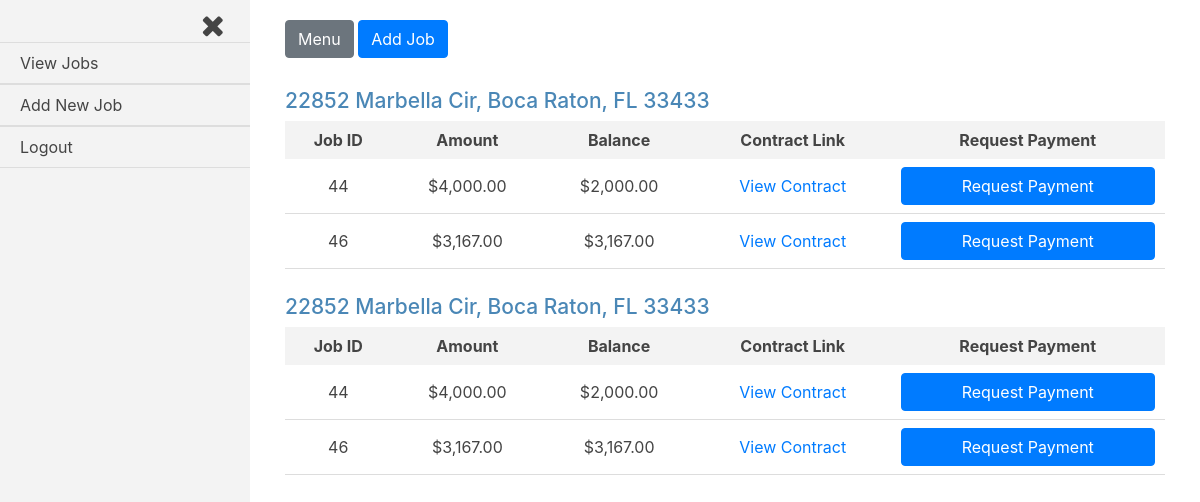
Page /jobs/ (signed in) on the earlier database version.
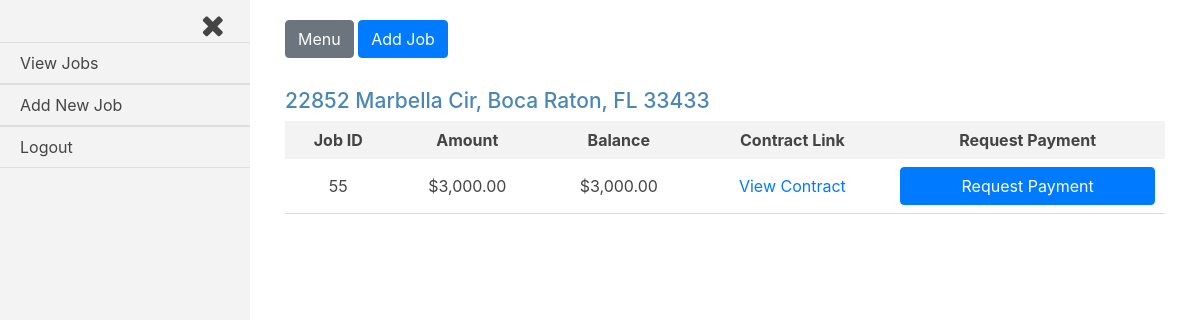
Same page on the later database version.
### jobs/models.py (models this page shows, shortened)
class Current_Worker(models.Model):
    house = models.ForeignKey(House, on_delete=models.CASCADE)
    company = models.ForeignKey(settings.AUTH_USER_MODEL, on_delete=models.CASCADE)
    current = models.BooleanField(default=False)

class House(models.Model):
    address = models.CharField(max_length=250)
    companies = models.ManyToManyField(settings.AUTH_USER_MODEL, through='Current_Worker')
    proposed_jobs = models.BooleanField(default=False)
    pending_payments = models.BooleanField(default=False)
    payment_history = models.BooleanField(default=False)
    completed_jobs = models.BooleanField(default=False)

class Job(models.Model):
    house = models.ForeignKey(House, on_delete=models.CASCADE)
    company = models.ForeignKey(settings.AUTH_USER_MODEL, on_delete=models.CASCADE)
    start_amount = models.DecimalField(max_digits=8, decimal_places=2, default=0.00)
    start_date = models.DateTimeField(auto_now_add=True, blank=True)
    total_paid = models.DecimalField(max_digits=8, decimal_places=2, default=0.00)
    approved = models.BooleanField(default=False)
    def generate_filename(self, filename):
        file_path = 'uploads/{}/{}'.format(str(self.house.address), str(filename))
        return file_path
    document_link = models.FileField(upload_to=generate_filename)
    balance_amount = models.DecimalField(max_digits=8, decimal_places=2, default=0.00)

### jobs/views.py (the view)
@login_required
def index(request):
    current_user = request.user
    current_workers = Current_Worker.objects.filter(company=current_user, current=True)
    jobs = Job.objects.filter(company=current_user, approved=True, balance_amount__gt=0)
    template = loader.get_template('jobs/index.html')
    form = Request_Payment_Form()
    context = {
        'current_workers': current_workers,
        'jobs': jobs,
        'current_user': current_user,
        'form': form,
    }
    if request.method == 'POST':
        form = Request_Payment_Form(request.POST)
        if form.is_valid():
            job_id = int(request.POST.get('job_id'))
            job = Job.objects.filter(id=job_id)
            amount = form.cleaned_data['amount']
            """if the current company already has a pending request for payment for a job for a house,
            do NOT write to the Request_Payment table"""
            house = House.objects.filter(address=job[0].house.address)
            flags = [
                Request_Payment.objects.filter(job=job[0], house=house[0], amount=amount, approved=False),
                House.objects.filter(address=job[0].house.address, pending_payments=True)
            ]
            if not flags[0]:
                payment = Request_Payment(job=job[0], house=house[0], amount=amount, approved=False)
                payment.save()
            if not flags[1]:
                house.update(pending_payments=True)
            return redirect('/jobs/thank_you')
    else:
        form = Request_Payment_Form()
    return HttpResponse(template.render(context, request))

### jobs/forms.py
class Request_Payment_Form(ModelForm, forms.Form):
    class Meta:
        model = Request_Payment
        exclude = ['job', 'approved', 'house', 'approved_date']
        widgets = {
            'amount': forms.HiddenInput(attrs={'step': '0.01'}),
        }
        labels = {
        }

### jobs/templates/jobs/index.html (shortened to what this page needs)
{% extends 'base_login.html' %}
{% load humanize %}
{% load static %}
{% block body_class %}jobs{% endblock body_class %}
{% block content %}
{% for current_worker in current_workers %}
<div class="job-container">
  <div class="house">
    <h3 class="house-address">{{current_worker.house.address}}</h3>
  </div>
  <div class="jobs">
    <table class="job-summary">
      <tr class="job-headings">
        <th>Job ID</th>
        <th>Amount</th>
        <th>Balance</th>
        <th>Contract Link</th>
        <th>Request Payment</th>
      </tr>
      {% for job in jobs %}
      {% if job.house.address == current_worker.house.address %}
      <tr class="job-info">
        <td>{{job.id}}</td>
        <td>${{job.start_amount|intcomma}}</td>
        <td>${{job.balance_amount|intcomma}}</td>
        <td><a href="{{job.document_link.url}}">View Contract</a></td>
        <td>
          <form class="request-payment-form" action="" method="post">
            <input class="btn btn-primary request-payment" type="submit" name="" value="Request Payment">
          </form>
        </td>
      </tr>
      {% endif %}
      {% endfor %}
    </table>
  </div>
</div>
{% endfor %}
{% endblock content %}

### templates/base_login.html (shortened to what this page needs)
{% load static %}
<!DOCTYPE html>
<html lang="en">
<head>
    <link href="https://maxcdn.bootstrapcdn.com/bootstrap/4.0.0/css/bootstrap.min.css" rel="stylesheet">
    <link href="https://maxcdn.bootstrapcdn.com/font-awesome/4.7.0/css/font-awesome.min.css" rel="stylesheet">
    <link rel="stylesheet" href="{% static 'logged-in.css' %}">
</head>
<body class="{% block body_class %}{% endblock body_class %}">
  <div id="wrapper" class="toggled">
      <div id="sidebar-wrapper">
          <div class="close-nav" href="#"><i class="fa fa-times"></i></div>
          <ul class="sidebar-nav">
              <li>
                  <a href="../jobs">View Jobs</a>
              </li>
              <li>
                  <a href="../addjob">Add New Job</a>
              </li>
              <li>
                  <a href="/accounts/logout">Logout</a>
              </li>
          </ul>
      </div>
      <div id="page-content-wrapper">
          <div class="container-fluid">
              <div class="btn-options-container">
                <a href="#menu-toggle" class="btn btn-secondary" id="menu-toggle">Menu</a>
                <a href="../addjob" class="btn btn-primary" id="add-job">Add Job</a>
              </div>
              {% block content %}
              {% endblock content %}
          </div>
      </div>
  </div>
</body>
</html>

### static/logged-in.css (style rules this page uses)
body { overflow-x: hidden; color: #444; }
body .job-info td:last-child input[type="submit"] { margin-bottom: 0; }
#wrapper { padding-left: 0; -webkit-transition: all 0.5s ease; -moz-transition: all 0.5s ease; -o-transition: all 0.5s ease; transition: all 0.5s ease; }
#wrapper.toggled { padding-left: 250px; }
#sidebar-wrapper { z-index: 1000; position: fixed; left: 250px; width: 0; height: 100%; margin-left: -250px; overflow-y: auto; background-color: #f3f3f3; -webkit-transition: all 0.5s ease; -moz-transition: all 0.5s ease; -o-transition: all 0.5s ease; transition: all 0.5s ease; }
#wrapper.toggled #sidebar-wrapper { width: 250px; }
#page-content-wrapper { width: 100%; position: absolute; padding: 15px; }
#wrapper.toggled #page-content-wrapper { position: absolute; margin-right: -250px; }
.sidebar-nav { width: 250px; margin: 0; padding: 0; list-style: none; }
.sidebar-nav li { text-indent: 20px; line-height: 40px; }
.sidebar-nav li a { display: block; text-decoration: none; color: #444; border-top: 1px solid #ddd; border-bottom: 1px solid #ddd; }
.close-nav { display: block; }
.close-nav i { display: inline-block; margin-left: 171px; color: #444; font-size: 30px; cursor: pointer; padding-left: 30px; padding-right: 26px; padding-top: 10px; }
.job-container { overflow-x: auto; margin-top: 25px; }
.job-container h3 { font-size: 21px; color: #4A87B6; }
.job-headings { background-color: #f3f3f3; }
.job-headings th { padding: 7px 10px; }
.job-summary { width: 100%; min-width: 475px; max-width: 970px; text-align: center; }
.job-summary td { padding: 8px 10px; }
.job-info { border-bottom: 1px solid #ddd; }
@media (min-width:768px) { #wrapper { padding-left: 0; } }
@media (min-width:768px) { #wrapper.toggled { padding-left: 250px; } }
@media (min-width:768px) { #sidebar-wrapper { width: 0; } }
@media (min-width:768px) { #wrapper.toggled #sidebar-wrapper { width: 250px; } }
@media (min-width:768px) { #page-content-wrapper { padding: 20px; position: relative; } }
@media (min-width:768px) { #wrapper.toggled #page-content-wrapper { position: relative; margin-right: 0; } }
form select, form input { margin-bottom: 20px; }
form input { width: 100%; background-color: transparent; border: 1px solid #ddd; padding: 10px; border-radius: 3px; }
form input[type="submit"] { display: block; }
.btn-options-container { margin-bottom: 30px; }

Differences in the rows shown:
removed Job: id "44", start_amount "4,000.00", balance_amount "2,000.00"
removed Job: id "46", start_amount "3,167.00", balance_amount "3,167.00"
removed Current_Worker: house.address "22852 Marbella Cir, Boca Raton, FL 33433"
added Job: id "55", start_amount "3,000.00", balance_amount "3,000.00", shown under "22852 Marbella Cir, Boca Raton, FL 33433"
